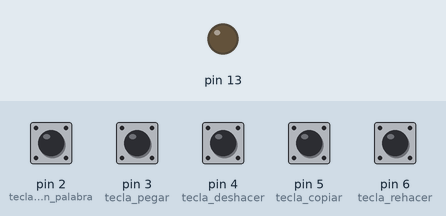
Recording of a sketch running on a simulated Arduino Leonardo, built with avr-gcc and run on an emulated ATmega32U4. On the bench: output pins drawn as LEDs (lit = HIGH). Inputs (shaded band) come from the test bench; at power-on: pin 2 (tecla_seleccion_palabra), pin 3 (tecla_pegar), pin 4 (tecla_deshacer), pin 5 (tecla_copiar), pin 6 (tecla_rehacer) HIGH. USB keyboard and mouse output is not drawn.

Above: at 1.2 s.
1.3 s: pin 2 (tecla_seleccion_palabra) pulled LOW for 1 s
At 1.45 s:
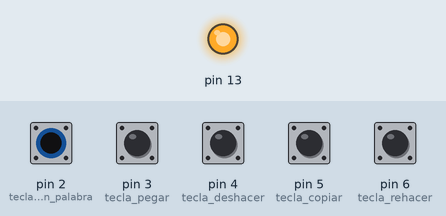
4.3 s: pin 3 (tecla_pegar) pulled LOW for 1 s
At 6.7 s:
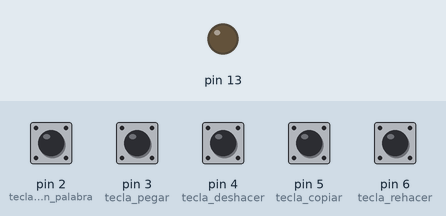
Timing chart, 0 to 8.2 s (numbered marks = the images above; inputs shaded):
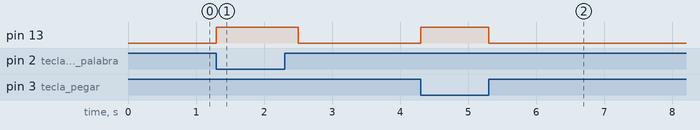

Measured:
- after the input at 1.3 s, pin 13: LOW → HIGH at once, → LOW 1.2 s later
- after the input at 4.3 s, pin 13: LOW → HIGH at once, → LOW 1.0 s later

The sketch:

teclado_Edicion_basica.ino
```cpp
/*  Teclado rápido BÁSICO para edición (macros)
    por: Mario de Making Robotics Colombia
    se usa: arduino LEONARDO + Shield Joystick keyes (trae una sección para prototipado)
    https://www.youtube.com/MakingRoboticsColombia
*/

#include "Keyboard.h" // incluye libreria Keyboard

void setup() {
  pinMode(2, INPUT_PULLUP);  //tecla seleccion palabra
  pinMode(3, INPUT_PULLUP);  //tecla pegar
  pinMode(4, INPUT_PULLUP);  //tecla deshacer
  pinMode(5, INPUT_PULLUP);  //tecla copiar
  pinMode(6, INPUT_PULLUP);  //tecla rehacer

  pinMode(13,OUTPUT);
  digitalWrite(13,LOW);
  Keyboard.begin();          //
}

void loop() {

  if (digitalRead(6) == LOW) {
    presionaComando('y');
  }

  if (digitalRead(5) == LOW) {
    presionaComando('c');
  }

  if (digitalRead(4) == LOW) {
   presionaComando('z');
  }

  if (digitalRead(3) == LOW) {
    presionaComando('v');
  }

   if (digitalRead(2) == LOW) {//
   Keyboard.press(KEY_LEFT_CTRL);
   Keyboard.press(KEY_LEFT_SHIFT);
   Keyboard.press(KEY_LEFT_ARROW);
   digitalWrite(13,HIGH);
   delay(300);
   Keyboard.releaseAll();//libero todas las teclas usadas
   digitalWrite(13,LOW);
  }
}
//comandos para edición
//CTRL + c   copiar
//CTRL + x   cortar
//CTRL + v   pegar
//CTRL + y   rehacer
//CTRL + z   deshacer
//CTRL + /   comentar/descomentar
//CTRL + +   aumentar tamaño de fuente
//CTRL + -   dsiminuir tamaño de fuente
//CTRL + TAB navegar entre programas    (KEY_TAB)

int presionaComando(int tecla)
{
  Keyboard.press(KEY_LEFT_CTRL);
  Keyboard.press(tecla);
  digitalWrite(13,HIGH);//enciendo el led 13
  delay(200);
  Keyboard.releaseAll();//libero todas las teclas usadas
  digitalWrite(13,LOW); //apago el led 13
}
/*
KEY_LEFT_CTRL
KEY_LEFT_SHIFT
KEY_LEFT_ALT
KEY_LEFT_GUI
KEY_RIGHT_CTRL
KEY_RIGHT_SHIFT
KEY_RIGHT_ALT
KEY_RIGHT_GUI
KEY_UP_ARROW
KEY_DOWN_ARROW
KEY_LEFT_ARROW
KEY_RIGHT_ARROW
KEY_BACKSPACE
KEY_TAB
KEY_RETURN
KEY_ESC
KEY_INSERT
KEY_DELETE
KEY_PAGE_UP
KEY_PAGE_DOWN
KEY_HOME
KEY_END
KEY_CAPS_LOCK
KEY_F1
KEY_F2
KEY_F3
KEY_F4
KEY_F5
KEY_F6
KEY_F7
KEY_F8
KEY_F9
KEY_F10
KEY_F11
KEY_F12
KEY_F13
KEY_F14
KEY_F15
KEY_F16
KEY_F17
KEY_F18
KEY_F19
KEY_F20
KEY_F21
KEY_F22
KEY_F23
KEY_F24
*/
```
